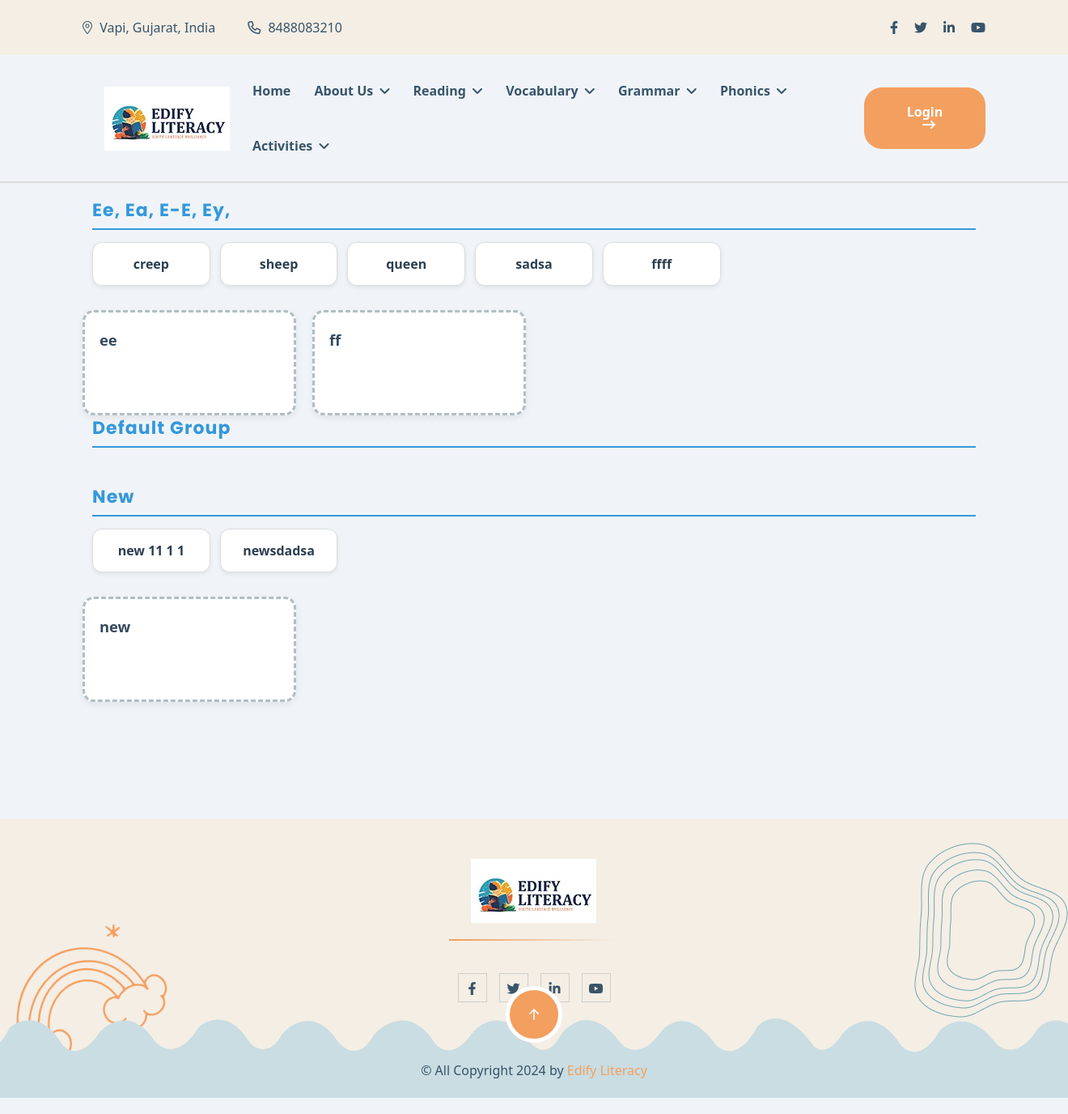
/spelling-drag-drop/, run on the app's committed database.
### activity/models.py (models this page shows, shortened)
class SpellingGroup(models.Model):
    category = models.ForeignKey(Category, on_delete=models.CASCADE, related_name='spelling_groups')
    name = models.CharField(max_length=100)
    slug = models.SlugField(unique=True, blank=True)

class SpellingWord(models.Model):
    spelling_type = models.ForeignKey(SpellingType, on_delete=models.CASCADE, related_name='words')
    word = models.CharField(max_length=100)
    audio_file = models.FileField(upload_to='audio/spelling_words/', blank=True, null=True)

class SpellingType(models.Model):
    group = models.ForeignKey(SpellingGroup, on_delete=models.CASCADE, related_name='spelling_types', default=get_default_group)
    name = models.CharField(max_length=20)
    slug = models.SlugField(unique=True, blank=True)

### activity/views.py (the view)
# urls.py: path('spelling-drag-drop/', spelling_drag_drop, name='spelling_drag_drop'),
def spelling_drag_drop(request):
    spelling_groups = SpellingGroup.objects.prefetch_related('spelling_types__words').all()
    return render(request, 'activity/spelling_drag_drop.html', {
        'spelling_groups': spelling_groups,
    })

### core/context_processors.py (called while the page is built)
def categories_processor(request):
    categories = Category.objects.filter(reading__isnull=False).distinct().prefetch_related('reading_set')
    return {
        'header_categories': categories
    }

def expression_groups(request):
    return {
        'expression_groups': ExpressionGroup.objects.all()
    }

def phases(request):
    phases = Phase.objects.all()
    return {
        'phases': phases
    }

def activities(request):
    categories = Category.objects.filter(activities__isnull=False).distinct().prefetch_related('activities')
    return {'categories': categories}

def grammar_categories(request):
    categories = Category.objects.filter(grammar_categories__isnull=False).distinct().prefetch_related('grammar_categories')
    return {'gcategories': categories}

### core/models.py (called while the page is built)
    def __str__(self):
        return self.name

### core/templates/activity/spelling_drag_drop.html (shortened to what this page needs)
{% extends 'base.html' %}
{% block content %}
{% load static %}
{% load custom_filters %}
<section class="program-details-section fix section-padding" style="margin-top: 100px;">
  <div class="container p-4">
    <div class="program-details-wrapper">
      <div class="row g-5">
        <div class="col-lg-12">
          {% for group in spelling_groups %}
            <h3>{{ group.name }}</h3>
            <div class="all-words-box">
              {% for stype in group.spelling_types.all %}
                {% for word in stype.words.all %}
                  <div class="btn-li draggable" data-id="{{ stype.id }}" draggable="true" id="word-{{ word.id }}">
                    {{ word.word }}
                  </div>
                {% endfor %}
              {% endfor %}
            </div>
            <div class="row droppable-types">
              {% for stype in group.spelling_types.all %}
                <div class="droppable-box" id="stype-{{ stype.id }}">
                  <b>{{ stype.name }}</b>
                  <ul class="droppable-list"></ul>
                </div>
              {% endfor %}
            </div>
          {% endfor %}
        </div>
      </div>
    </div>
  </div>
</section>
{% endblock %}

### core/templates/activity/spelling_drag_drop.html (style rules this page uses)
body { font-family: 'Segoe UI', Tahoma, Geneva, Verdana, sans-serif; background-color: #f0f4f8; margin: 20px 0; color: #2c3e50; }
h3 { margin-bottom: 15px; color: #3498db; font-weight: 700; border-bottom: 2px solid #3498db; padding-bottom: 6px; letter-spacing: 0.05em; }
.all-words-box { display: grid; grid-template-columns: repeat(auto-fill, minmax(140px, 1fr)); gap: 12px; margin-bottom: 30px; }
.btn-li { background-color: #ffffff; padding: 12px 15px; border-radius: 12px; border: 1.5px solid #ddd; box-shadow: 0 2px 5px rgba(0,0,0,0.08); cursor: grab; font-weight: 600; font-size: 1rem; text-align: center; user-select: none; transition: background-color 0.25s ease, box-shadow 0.25s ease, border-color 0.25s ease; }
.row.droppable-types { display: grid; grid-template-columns: repeat(auto-fill, minmax(220px, 1fr)); gap: 20px; }
.droppable-box { border: 3px dashed #b0bec5; border-radius: 14px; min-height: 130px; padding: 20px 18px; background: #ffffff; box-shadow: 0 3px 8px rgba(0,0,0,0.07); transition: background-color 0.3s ease, border-color 0.3s ease, box-shadow 0.3s ease; display: flex; flex-direction: column; }
.droppable-box > b { font-size: 1.15rem; margin-bottom: 12px; color: #34495e; user-select: none; }
.droppable-list { list-style: none; padding-left: 0; margin: 0; flex-grow: 1; display: flex; flex-wrap: wrap; gap: 8px; }

### data on the page
SpellingGroup: name "Ee, Ea, E-E, Ey,"
SpellingType: name "ee"
SpellingWord: word "creep"
SpellingWord: word "sheep"
SpellingWord: word "queen"
SpellingType: name "ff"
SpellingWord: word "sadsa"
SpellingWord: word "ffff"
SpellingGroup: name "Default Group"
SpellingGroup: name "New"
SpellingType: name "new"
SpellingWord: word "new 11 1 1"
SpellingWord: word "newsdadsa"
